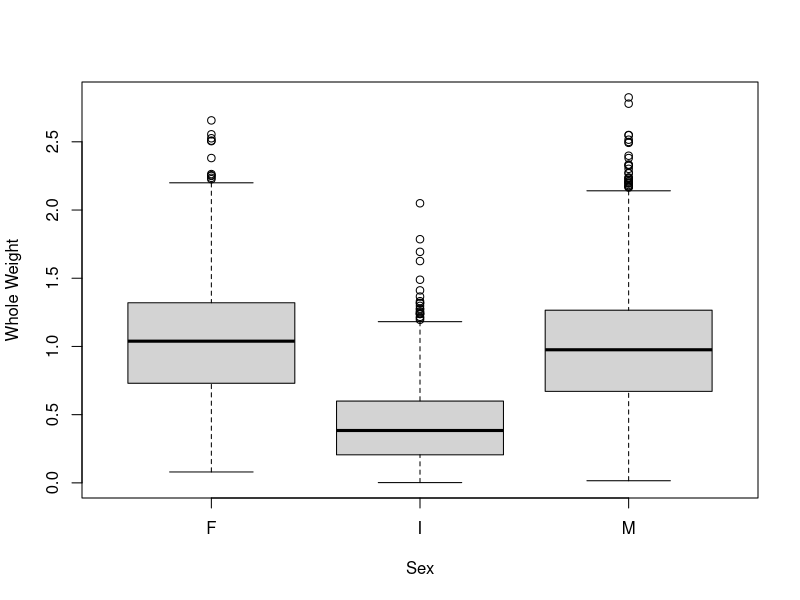

Recreate this plot in R.
# Eilif Mikkelsen 2017 - MIT Liscense
# Data Sets used throughout these files
# https://archive.ics.uci.edu/ml/datasets/Concrete+Compressive+Strength
# https://archive.ics.uci.edu/ml/datasets/Wine+Quality
# https://archive.ics.uci.edu/ml/datasets/abalone
# https://archive.ics.uci.edu/ml/datasets/Auto+MPG
# ANOVA

#########################################################
# Uncomment the following to install packages
# do not be alarmed if R restarts a couple times. 

#########################################################
# We will work with the Abaolne data set for these examples
ab = read.csv('datasets/abalone.csv')

####################### Boxplot ##########################
# let's examine Whole.weight of the Abalone as it varies
# by sex. Note that not all of the samples were identified 
# as either Male or Female.
boxplot(Whole.weight ~ Sex, data=ab, ylab="Whole Weight", xlab="Sex")

####################### ANOVA ############################
# ANOVA, or Analysis of Variance is a method to conclude wether
# variation in data can be attributed to a specific factor. 
# It is a precursor to linear regression.
fit1 <- aov(Whole.weight ~ Sex, data = ab)
summary(fit1)

# ANOVA can invlude as many variables as you like. 
# Let's try with two. 
fit2 <- aov(Whole.weight ~ Sex + Length, data = ab)
summary(fit2)
